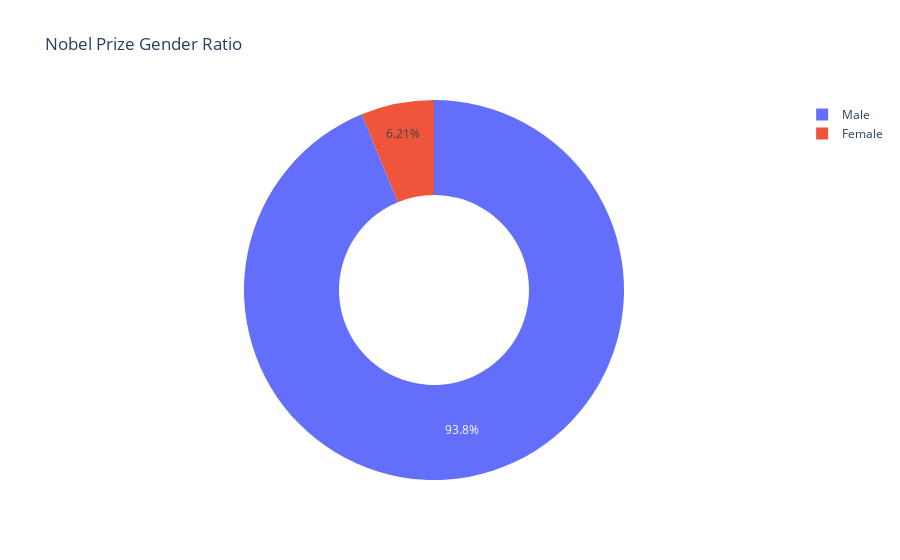

Notebook source saved alongside this figure:
### Markdown cell above
**Challenge**: Create a [donut chart using plotly](https://plotly.com/python/pie-charts/) which shows how many prizes went to men compared to how many prizes went to women. What percentage of all the prizes went to women?

### Code cell
gender_df = df_data.sex.value_counts()
fig = px.pie(labels=gender_df.index, values=gender_df.values, title="Nobel Prize Gender Ratio",  names = gender_df.index, hole=0.5)
fig.update_traces(textposition="inside", textinfo="percent")
fig.show()

### Figure 1 — Plotly figure (JSON) as saved in the notebook; plotly's stock layout.template omitted (floating-point values rounded to 4 significant figures)
{"data": [{"domain": {"x": [0, 1], "y": [0, 1]}, "hole": 0.5, "hovertemplate": "label=%{label}<br>value=%{value}<extra></extra>", "labels": ["Male", "Female"], "legendgroup": "", "name": "", "showlegend": true, "textinfo": "percent", "textposition": "inside", "type": "pie", "values": [876, 58]}], "layout": {"legend": {"tracegroupgap": 0}, "title": {"text": "Nobel Prize Gender Ratio"}}}
